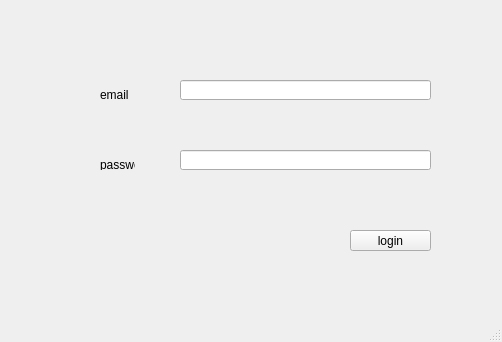
<?xml version="1.0" encoding="UTF-8"?>
<ui version="4.0">
 <class>MainWindow</class>
 <widget class="QMainWindow" name="MainWindow">
  <property name="geometry">
   <rect>
    <x>0</x>
    <y>0</y>
    <width>502</width>
    <height>342</height>
   </rect>
  </property>
  <property name="windowTitle">
   <string>MainWindow</string>
  </property>
  <widget class="QWidget" name="centralwidget">
   <widget class="QLabel" name="label">
    <property name="geometry">
     <rect>
      <x>100</x>
      <y>90</y>
      <width>35</width>
      <height>10</height>
     </rect>
    </property>
    <property name="text">
     <string>email</string>
    </property>
   </widget>
   <widget class="QLabel" name="label_2">
    <property name="geometry">
     <rect>
      <x>100</x>
      <y>160</y>
      <width>35</width>
      <height>10</height>
     </rect>
    </property>
    <property name="text">
     <string>password</string>
    </property>
   </widget>
   <widget class="QLineEdit" name="lineEdit">
    <property name="geometry">
     <rect>
      <x>180</x>
      <y>80</y>
      <width>251</width>
      <height>20</height>
     </rect>
    </property>
   </widget>
   <widget class="QLineEdit" name="lineEdit_2">
    <property name="geometry">
     <rect>
      <x>180</x>
      <y>150</y>
      <width>251</width>
      <height>20</height>
     </rect>
    </property>
   </widget>
   <widget class="QPushButton" name="pushButton">
    <property name="geometry">
     <rect>
      <x>350</x>
      <y>230</y>
      <width>81</width>
      <height>21</height>
     </rect>
    </property>
    <property name="text">
     <string>login</string>
    </property>
   </widget>
  </widget>
  <widget class="QMenuBar" name="menubar">
   <property name="geometry">
    <rect>
     <x>0</x>
     <y>0</y>
     <width>502</width>
     <height>18</height>
    </rect>
   </property>
  </widget>
  <widget class="QStatusBar" name="statusbar"/>
 </widget>
 <resources/>
 <connections/>
</ui>
